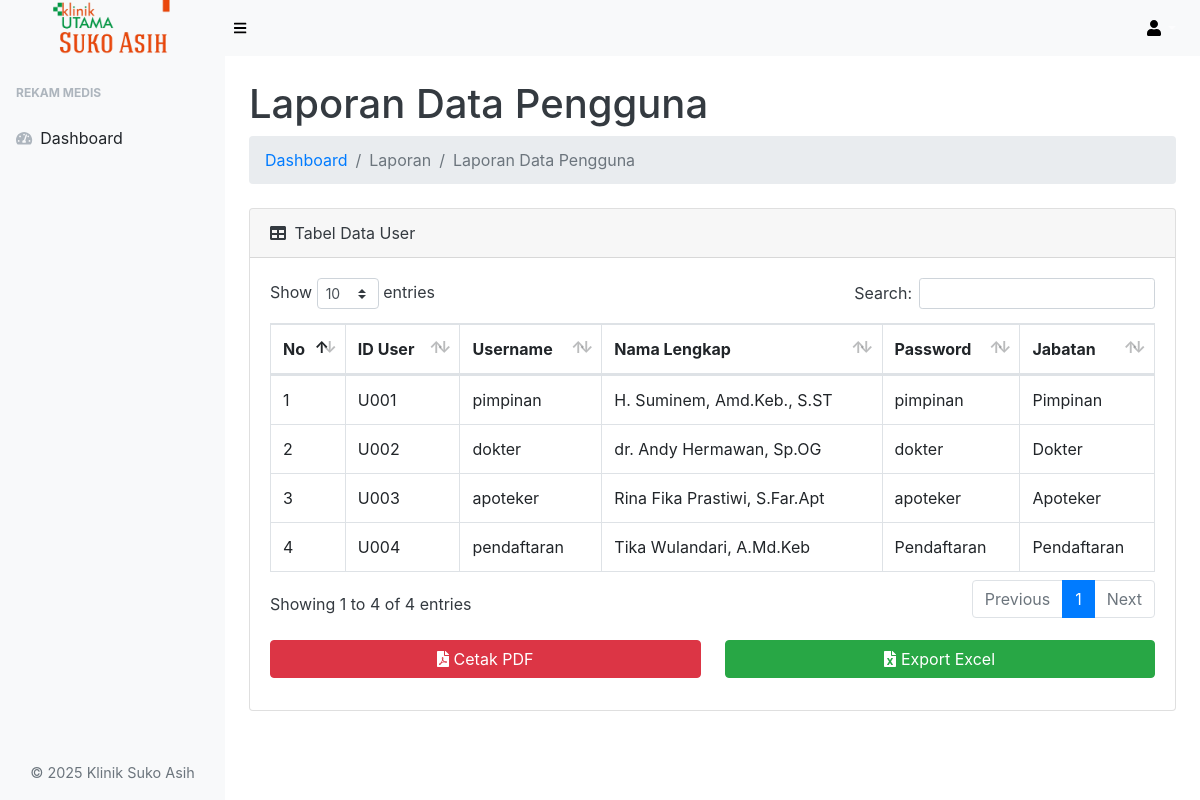
Screenshot of /laporan/laporan-pengguna/laporan-pengguna.php (signed in) with the database file from the repository.
### tables this page shows
CREATE TABLE `tb_user` (
  `id_user` int(3) NOT NULL,
  `username` varchar(20) NOT NULL,
  `nm_lengkap` varchar(60) NOT NULL,
  `password` varchar(20) NOT NULL,
  `jabatan` enum('pendaftaran','dokter','pimpinan','apoteker') NOT NULL
);

### laporan/laporan-pengguna/laporan-pengguna.php (the view, shortened to what this page needs)
<?php
include '../../koneksi.php';
?>
<!DOCTYPE html>
<html lang="en">
<head>
    <link href="../../assets/css/styles.css" rel="stylesheet" />
    <link href="../../assets/css/dataTables.bootstrap4.min.css" rel="stylesheet" />
</head>
<body class="sb-nav-fixed">
    <nav class="sb-topnav navbar navbar-expand navbar-dark bg-light">
        <a class="navbar-brand text-center" href="../../index.php">
            <img src="../../login/img/logodashboard.png" alt="Logo Klinik Suko Asih" style="height: 60px;">
        </a>
        <button class="btn btn-link btn-sm order-1 order-lg-0" id="sidebarToggle" href="#"><i class="fas fa-bars" style="color: black;"></i></button>
        <ul class="navbar-nav ml-auto ml-md-0">
            <li class="nav-item dropdown">
                <a class="nav-link dropdown-toggle" id="userDropdown" href="#" role="button" data-toggle="dropdown" aria-haspopup="true" aria-expanded="false"><i class="fas fa-user fa-fw" style="color: black;"></i></a>
            </li>
        </ul>
    </nav>
        <div id="layoutSidenav">
        <div id="layoutSidenav_nav">
            <nav class="sb-sidenav accordion sb-sidenav-light" id="sidenavAccordion">
                <div class="sb-sidenav-menu">
                    <div class="nav">
                        <div class="sb-sidenav-menu-heading">Rekam Medis</div>
                        <a class="nav-link" href="../../index.php">
                            <div class="sb-nav-link-icon"><i class="fas fa-tachometer-alt"></i></div>
                            Dashboard
                        </a>
                    </div>
                </div>
                <p class="text-center mt-3 text-muted" style="font-size: 0.9rem;">&copy; 2025 Klinik Suko Asih</p>
            </nav>
        </div>
        <div id="layoutSidenav_content" class="bg-white text-dark">
            <main>
                <div class="container-fluid">
                    <h1 class="mt-4">Laporan Data Pengguna</h1>
                    <ol class="breadcrumb mb-4">
                        <li class="breadcrumb-item"><a href="../../index.php" class="text-decoration-none">Dashboard</a></li>
                        <li class="breadcrumb-item active">Laporan</li>
                        <li class="breadcrumb-item active">Laporan Data Pengguna</li>
                    </ol>
                    <div class="card mb-4">
                        <div class="card-header d-flex justify-content-between align-items-center">
                            <div>
                            <i class="fas fa-table mr-1"></i> Tabel Data User
                            </div>
                    </div>
                        <div class="card-body">
                            <div class="table-responsive">
                                <table class="table table-bordered" id="dataTable" width="100%" cellspacing="0">
                                    <thead>
                                        <tr>
                                            <th>No</th>
                                            <th>ID User</th>
                                            <th>Username</th>
                                            <th>Nama Lengkap</th>
                                            <th>Password</th>
                                            <th>Jabatan</th>
                                        </tr>
                                    </thead>
                                    <tbody>
                                        <?php $nomor = 1; ?>
                                        <?php $ambil = $koneksi->query("SELECT * FROM tb_user"); ?>
                                        <?php while ($pecah = $ambil->fetch_assoc()) { ?>
                                            <tr>
                                                <td><?php echo $nomor; ?></td>
                                                <td><?php echo 'U' . str_pad ($pecah['id_user'], 3, '0', STR_PAD_LEFT); ?></td>
                                                <td><?php echo $pecah['username']; ?></td>
                                                <td><?php echo $pecah['nm_lengkap']; ?></td>
                                                <td><?php echo $pecah['password']; ?></td>
                                                <td><?php echo ucfirst($pecah['jabatan']); ?></td>
                                            </tr>
                                            <?php $nomor++; ?>
                                        <?php } ?>
                                    </tbody>
                                </table>
                            </div>
                        </div>
                    <div class="row mb-3 mx-2">
                            <div class="col-md-6 pe-1 mb-3">
                                <a href="cetak-laporan-pengguna.php" target="_blank" class="btn btn-danger w-100">
                                    <i class="fas fa-file-pdf"></i> Cetak PDF
                                </a>
                            </div>
                            <div class="col-md-6 ps-1">
                                <a href="laporan-pengguna-export.php" class="btn btn-success w-100">
                                    <i class="fas fa-file-excel"></i> Export Excel
                                </a>
                            </div>
                        </div>
                    </div>
                    </div>
                </div>
        </div>
</body>
</html>

### rows the page displays
tb_user: id_user "001", username "pimpinan", nm_lengkap "H. Suminem, Amd.Keb., S.ST", password "pimpinan", jabatan "Pimpinan"
tb_user: id_user "002", username "dokter", nm_lengkap "dr. Andy Hermawan, Sp.OG", password "dokter", jabatan "Dokter"
tb_user: id_user "003", username "apoteker", nm_lengkap "Rina Fika Prastiwi, S.Far.Apt", password "apoteker", jabatan "Apoteker"
tb_user: id_user "004", username "pendaftaran", nm_lengkap "Tika Wulandari, A.Md.Keb", password "Pendaftaran", jabatan "Pendaftaran"
